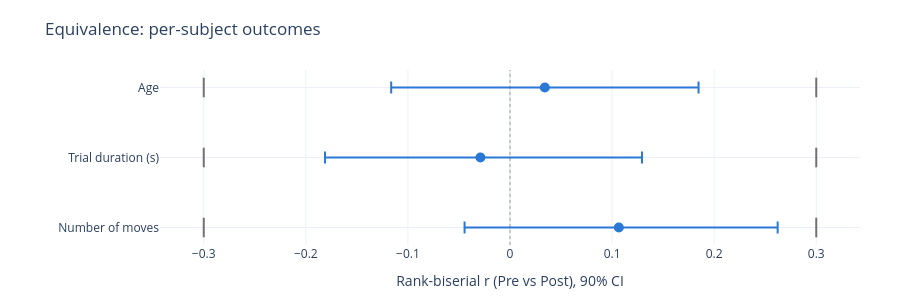

Write notebook code for a chart like this one.
### Code cell
rank_outcomes = {
    "Age": (participants["pre"]["age"], participants["post"]["age"]),
    "Trial duration (s)": (subj_trial_stats["pre"]["rt_s"], subj_trial_stats["post"]["rt_s"]),
    "Number of moves": (subj_trial_stats["pre"]["num_moves"], subj_trial_stats["post"]["num_moves"]),
}
equivalence_rank = {
    name: equivalence_test_rank_biserial(
        pre, post, bound=rank_bound, label_a=COHORT_LABEL["pre"], label_b=COHORT_LABEL["post"],
    )
    for name, (pre, post) in rank_outcomes.items()
}
for name, result in equivalence_rank.items():
    print(name)
    print_equivalence_line(result)
fig_equivalence_forest(equivalence_rank, x_title="Rank-biserial r (Pre vs Post), 90% CI", title="Equivalence: per-subject outcomes").show()

### Figure 1 — Plotly figure (JSON) as saved in the notebook; plotly's stock layout.template omitted (floating-point values rounded to 4 significant figures)
{"data": [{"error_x": {"array": [0.1506], "arrayminus": [0.1505], "color": "#2a78d6", "symmetric": false, "thickness": 2, "type": "data", "width": 6}, "hovertemplate": "Age<br>effect=%{x:.3f}<br>CI [-0.116, 0.185]<extra></extra>", "marker": {"color": "#2a78d6", "size": 10}, "mode": "markers", "showlegend": false, "type": "scatter", "x": [0.0341], "y": ["Age"]}, {"hoverinfo": "skip", "marker": {"color": "rgba(80,80,80,0.8)", "line": {"width": 2}, "size": 14, "symbol": "line-ns-open"}, "mode": "markers", "showlegend": false, "type": "scatter", "x": [-0.3, 0.3], "y": ["Age", "Age"]}, {"error_x": {"array": [0.1583], "arrayminus": [0.1522], "color": "#2a78d6", "symmetric": false, "thickness": 2, "type": "data", "width": 6}, "hovertemplate": "Trial duration (s)<br>effect=%{x:.3f}<br>CI [-0.181, 0.129]<extra></extra>", "marker": {"color": "#2a78d6", "size": 10}, "mode": "markers", "showlegend": false, "type": "scatter", "x": [-0.029], "y": ["Trial duration (s)"]}, {"hoverinfo": "skip", "marker": {"color": "rgba(80,80,80,0.8)", "line": {"width": 2}, "size": 14, "symbol": "line-ns-open"}, "mode": "markers", "showlegend": false, "type": "scatter", "x": [-0.3, 0.3], "y": ["Trial duration (s)", "Trial duration (s)"]}, {"error_x": {"array": [0.1556], "arrayminus": [0.1511], "color": "#2a78d6", "symmetric": false, "thickness": 2, "type": "data", "width": 6}, "hovertemplate": "Number of moves<br>effect=%{x:.3f}<br>CI [-0.044, 0.262]<extra></extra>", "marker": {"color": "#2a78d6", "size": 10}, "mode": "markers", "showlegend": false, "type": "scatter", "x": [0.1066], "y": ["Number of moves"]}, {"hoverinfo": "skip", "marker": {"color": "rgba(80,80,80,0.8)", "line": {"width": 2}, "size": 14, "symbol": "line-ns-open"}, "mode": "markers", "showlegend": false, "type": "scatter", "x": [-0.3, 0.3], "y": ["Number of moves", "Number of moves"]}], "layout": {"height": 305, "margin": {"b": 60, "l": 160, "r": 40, "t": 70}, "shapes": [{"line": {"color": "rgba(80,80,80,0.5)", "dash": "dot", "width": 1}, "type": "line", "x0": 0, "x1": 0, "xref": "x", "y0": 0, "y1": 1, "yref": "y domain"}], "title": {"text": "Equivalence: per-subject outcomes"}, "xaxis": {"title": {"text": "Rank-biserial r (Pre vs Post), 90% CI"}}, "yaxis": {"autorange": "reversed", "categoryarray": ["Age", "Trial duration (s)", "Number of moves"], "categoryorder": "array"}}}
